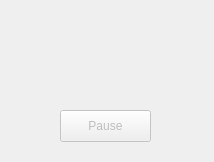
<?xml version="1.0" encoding="UTF-8"?>
<ui version="4.0">
 <class>MainWindow</class>
 <widget class="QMainWindow" name="MainWindow">
  <property name="geometry">
   <rect>
    <x>0</x>
    <y>0</y>
    <width>214</width>
    <height>162</height>
   </rect>
  </property>
  <property name="windowTitle">
   <string>Tello WiFi tool</string>
  </property>
  <widget class="QWidget" name="centralwidget">
   <widget class="QPushButton" name="run_button">
    <property name="enabled">
     <bool>false</bool>
    </property>
    <property name="geometry">
     <rect>
      <x>60</x>
      <y>110</y>
      <width>91</width>
      <height>32</height>
     </rect>
    </property>
    <property name="text">
     <string>Pause</string>
    </property>
   </widget>
   <widget class="QLabel" name="status_label">
    <property name="geometry">
     <rect>
      <x>40</x>
      <y>40</y>
      <width>131</width>
      <height>31</height>
     </rect>
    </property>
    <property name="text">
     <string/>
    </property>
    <property name="alignment">
     <set>Qt::AlignCenter</set>
    </property>
   </widget>
  </widget>
  <widget class="QMenuBar" name="menubar">
   <property name="geometry">
    <rect>
     <x>0</x>
     <y>0</y>
     <width>214</width>
     <height>22</height>
    </rect>
   </property>
  </widget>
 </widget>
 <resources/>
 <connections/>
</ui>
